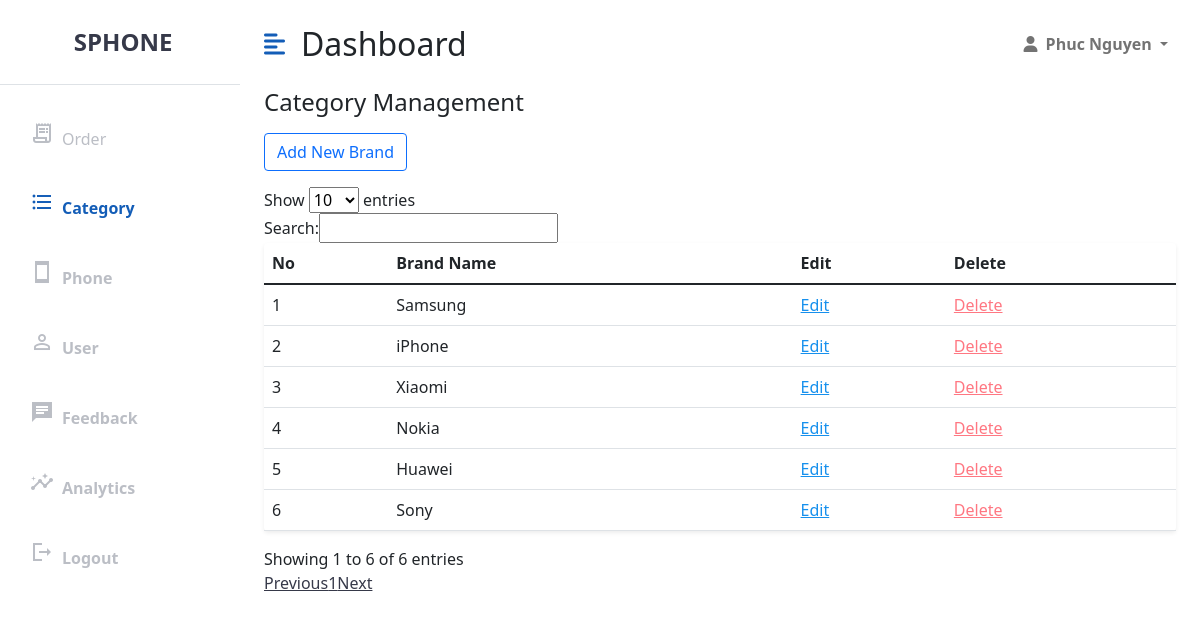
The page /CategoryAdmin (signed in) on the database as committed earlier.
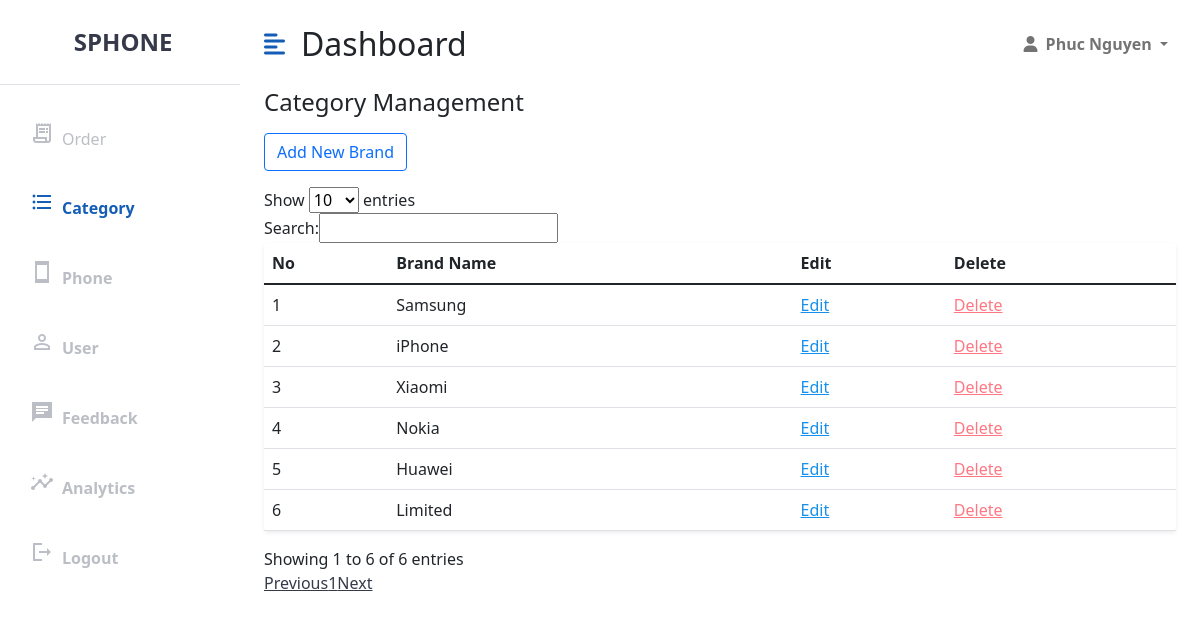
The same page on the database as committed later.
### tables this page shows
CREATE TABLE `category` (
  `id` int(11) NOT NULL,
  `name` varchar(100) NOT NULL
);

### mvc/core/Controller.php (called while the page is built, shortened)
<?php
class Controller{
    public function view($view, $data=[]){
        require_once "mvc/views/". $view .".php";
    }
}
?>

### mvc/controllers/CategoryAdmin.php (called while the page is built, shortened)
<?php
class CategoryAdmin extends Controller
{
    public $categoryModel;
    public function __construct()
    {
        $this->categoryModel = $this->model("CategoryModel");
    }
    public function GetPage($deleteSuccess = 0)
    {
        $category = $this->categoryModel->getCategory();
        $this->view("category/categoryAdmin", [
            "category" => $category,
            "deleteSuccess" => $deleteSuccess
        ]);
    }
}

### mvc/core/App.php (called while the page is built, shortened)
<?php
class App
{
    protected $action = "GetPage";
    function __construct()
    {
        $arr = $this->UrlProcess();
        if (file_exists("./mvc/controllers/" . $arr[0] . ".php")) {
            unset($arr[0]);
        }
        $this->controller = new $this->controller;
        $this->params = $arr ? array_values($arr) : [];
        call_user_func_array([$this->controller, $this->action], $this->params);
    }
    function UrlProcess()
    {
        if (isset($_GET["url"])) {
            return explode("/", filter_var(trim($_GET["url"], "/")));
        }
    }
}

### index.php (called while the page is built, shortened)
<?php
$myApp = new App();
?>

### mvc/core/DB.php (called while the page is built, shortened)
<?php
class DB
{
    function executeResult($sql, $isSingle = false)
    {
        $data = null;
        $conn = mysqli_connect(HOST, USERNAME, PASSWORD, DATABASE);
        mysqli_set_charset($conn, 'utf8');
        $resultset = mysqli_query($conn, $sql);
        if ($resultset) {
            if ($isSingle) {
                $data = mysqli_fetch_array($resultset, 1);
            } else {
                $data = [];
                while (($row = mysqli_fetch_array($resultset, 1)) != null) {
                    $data[] = $row;
                }
            }
        }
        return $data;
    }
}

### mvc/models/CategoryModel.php (called while the page is built, shortened)
<?php
class CategoryModel extends DB{
    public function getCategory(){
        $sql = "select * from category";
        $data = $this->executeResult($sql);
        return $data;
    }
}

### mvc/views/category/categoryAdmin.php (the view, shortened to what this page needs)
<?php
require_once('mvc/views/blocks/header_admin.php');
?>
<div class="container-fluid px-4">
	<h3 class="fs-4 mb-3">Category Management</h3>
	<a href="http://localhost/SPhone/CategoryAdmin/Add" class="btn btn-outline-primary">Add New Brand</a>
	<div class="row mt-3">
		<div class="col">
			<table id="brandList" class="table bg-white rounded shadow-sm  table-hover">
				<thead>
					<tr>
						<th>No</th>
						<th>Brand Name</th>
						<th>Edit</th>
						<th>Delete</th>
					</tr>
				</thead>
				<tbody>
					<?php $countCategory = count($data["category"]);
					for ($i = 0; $i < $countCategory; $i++) { ?>
						<tr>
							<td><?php echo $i + 1; ?></td>
							<td><?php echo  $data["category"][$i]['name']; ?></td>
							<td><a href="<?php echo 'http://localhost/SPhone/CategoryAdmin/ViewEdit/' . $data["category"][$i]["id"]; ?>" class="editLink">Edit</a></td>
							<td><a href="<?php echo 'http://localhost/SPhone/CategoryAdmin/Delete/' . $data["category"][$i]["id"]; ?>" class="delLink" style="color: #ff7782;">Delete</a></td>
						</tr>
					<?php } ?>
				</tbody>
			</table>
		</div>
	</div>
</div>
</div>
</div>
<?php
require_once('mvc/views/blocks/footer_admin.php');
?>

Rows that differ between the two databases and show on the page:
removed category: name "Sony"
added category: name "Limited"
